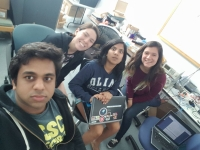
%> input picture Transmit/team_selfie_opt.jpg, 200 x 150 px
$ octave transImage.m   (GNU Octave 9; MATLAB toolbox functions it lacks are replaced by stand-ins)
%> lines starting %> are read from the running program, lines starting %| are printed output that depends on the picture
### Transmit/ImageToArray.m
function pixArray = ImageToArray(imageName)
%> called with imageName = 'team_selfie_opt.jpg'
    im = imread(imageName);
%> im is the input picture: size 150x200x3 uint8; mean R, G, B 126.4, 129.5, 129.9
    rows = size(im,1);
%> rows = 150
    cols = size(im,2);
%> cols = 200

    r = im(:,:,1);
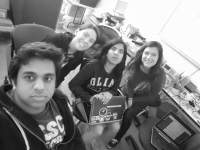
%> r: size 150x200 uint8; min 11, max 255, mean 126.4
    g = im(:,:,2);
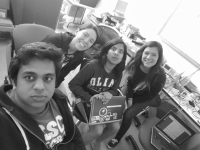
%> g: size 150x200 uint8; min 22, max 255, mean 129.5
    b = im(:,:,3);
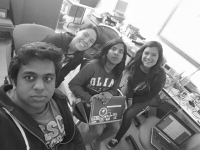
%> b: size 150x200 uint8; min 18, max 255, mean 129.9

    %2^8 (256) means bit shifting
    datasize = 256;
    combined = uint32(r) * datasize * datasize + uint32(g) * datasize + uint32(b);

    flat = reshape(combined', [1 rows * cols]);
    binrep = de2bi(flat,32);
    pixArray = logical(reshape(binrep', [1 rows * cols * 32]));
%> pixArray = 960000 logical values, 378845 true
end

### Transmit/HammingEncode.m
function padded = HammingEncode(arr)
zeropad = 120-mod(length(arr), 120);
if zeropad == 120
    zeropad = 0
end
arr = [arr zeros(1, zeropad)];
padded = [];


for i = 1:120:length(arr)-119
    endval = i+119;
    padded = [padded HammingEncodePacket(arr(i:endval), 7)];
end


end

### Transmit/vecDup.m
function upDup = vecDup( x, dupFactor, scale, offset )
    x_tmp = repmat(x',[1 dupFactor]);
    x_transmit = reshape(x_tmp.', 1, []);
    upDup = x_transmit*scale - offset;
end

### Transmit/HammingEncodePacket.m
function encoded = HammingEncodePacket(arr, padding)
    encoded = zeros(length(arr)+padding,1);
    nonpar = floor(log2(1:length(encoded)))~=log2(1:length(encoded));
    encoded(nonpar) = arr; %filling in non parity bits
    for i = 1:padding
        encoded(2^(i-1)) = mod(sum(encoded(mod(bitshift(1:length(encoded),1-i),2)==1)),2);
    end
    encoded = encoded';
end

### Transmit/transImage.m
sampPSym = 10;
imarr = ImageToArray('team_selfie_opt.jpg');
%> imarr = 960000 logical values, 378845 true
% leading bit so receiver can determine whether bits are flipped
leading = [1 imarr];
leading = HammingEncode(leading);

duplicated = vecDup(leading,sampPSym,1, 0.5);
% pad the beginning and end of symbol with zeros
pad = zeros(1,1000000);
padded = [pad duplicated pad];
plot(padded);
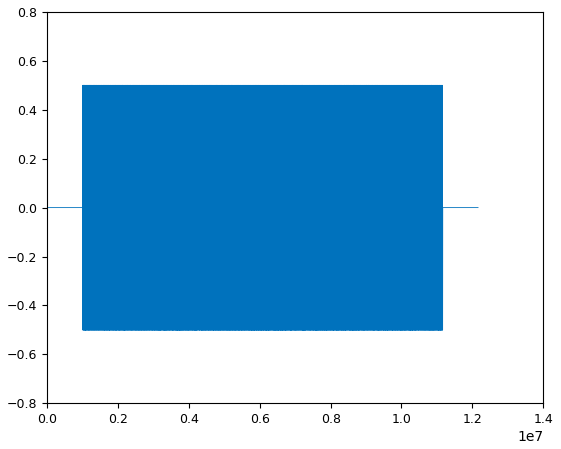
%> figure redrawn from the program's plot data; curve peaks at x = 1000011, y = 0.5
f1 = fopen('selfie.dat','w');
x_tmp = zeros(length(padded)*2,1);
x_tmp(1:2:end) = real(padded);
figure;
plot(x_tmp)
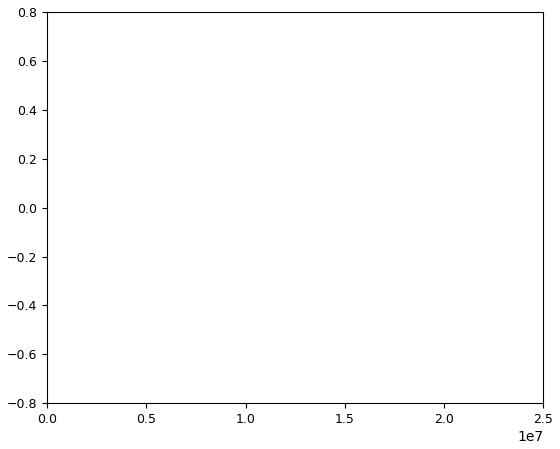
%> figure redrawn from the program's plot data
fwrite(f1, x_tmp, 'float32');
fclose(f1);
